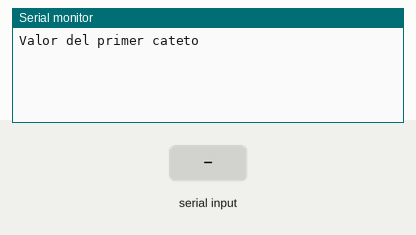
The sketch below on a simulated Arduino Uno, built with avr-gcc and run on an emulated ATmega328P. Shown: the last lines printed to the serial monitor. Inputs (shaded band) come from the test bench.

Above: at 1.2 s.
1.3 s: "90,45,200\n" received over Serial
At 2.1 s:
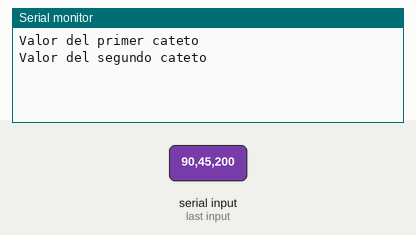
3.0 s: "30,150,10\n" received over Serial
At 3.8 s:
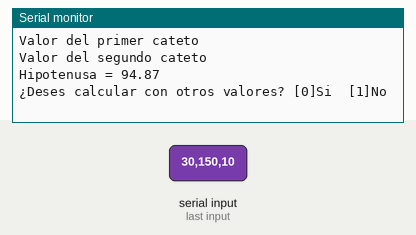

Measured:
- after the input at 1.3 s, the serial monitor: prints a new line after 0.21 s (image 1)
- after the input at 3.0 s, the serial monitor: prints a new line after 0.12 s (image 2)

The sketch:

E_08_Pitagoras.ino
```cpp
void setup() {
  // put your setup code here, to run once:
  Serial.begin(9600);
  Serial.setTimeout(10);

}
int estado = 0;
float catetoA;
float catetoB;
void loop() {
  // put your main code here, to run repeatedly:
  if (estado == 0){
    Serial.println("Valor del primer cateto");
    estado = estado + 1;
  }
  else if (estado == 1){
    if (Serial.available() > 0){
      float v = Serial.readString().toFloat();
      catetoA = v;
      estado++;
    }
  }
  else if (estado == 2){
    Serial.println("Valor del segundo cateto");
    estado = estado + 1;
  }
  else if (estado == 3){
    if (Serial.available() > 0){
      float v = Serial.readString().toFloat();
      catetoB = v;
      estado++;
    }
  }
  else if (estado == 4){
    float hipo = sqrt(sq(catetoA) + sq(catetoB));
    Serial.println("Hipotenusa = " + String(hipo));
    estado++;
  }
  else if (estado == 5){
    Serial.println("¿Deses calcular con otros valores? [0]Si  [1]No");
    estado++;
  }
  else if (estado == 6){
    if (Serial.available() > 0){
      int v = Serial.readString().toInt();
      if (v == 0){
        estado = 0;
      } else {
        estado++;
      }
    }
  }
  delay(100);
}
```
